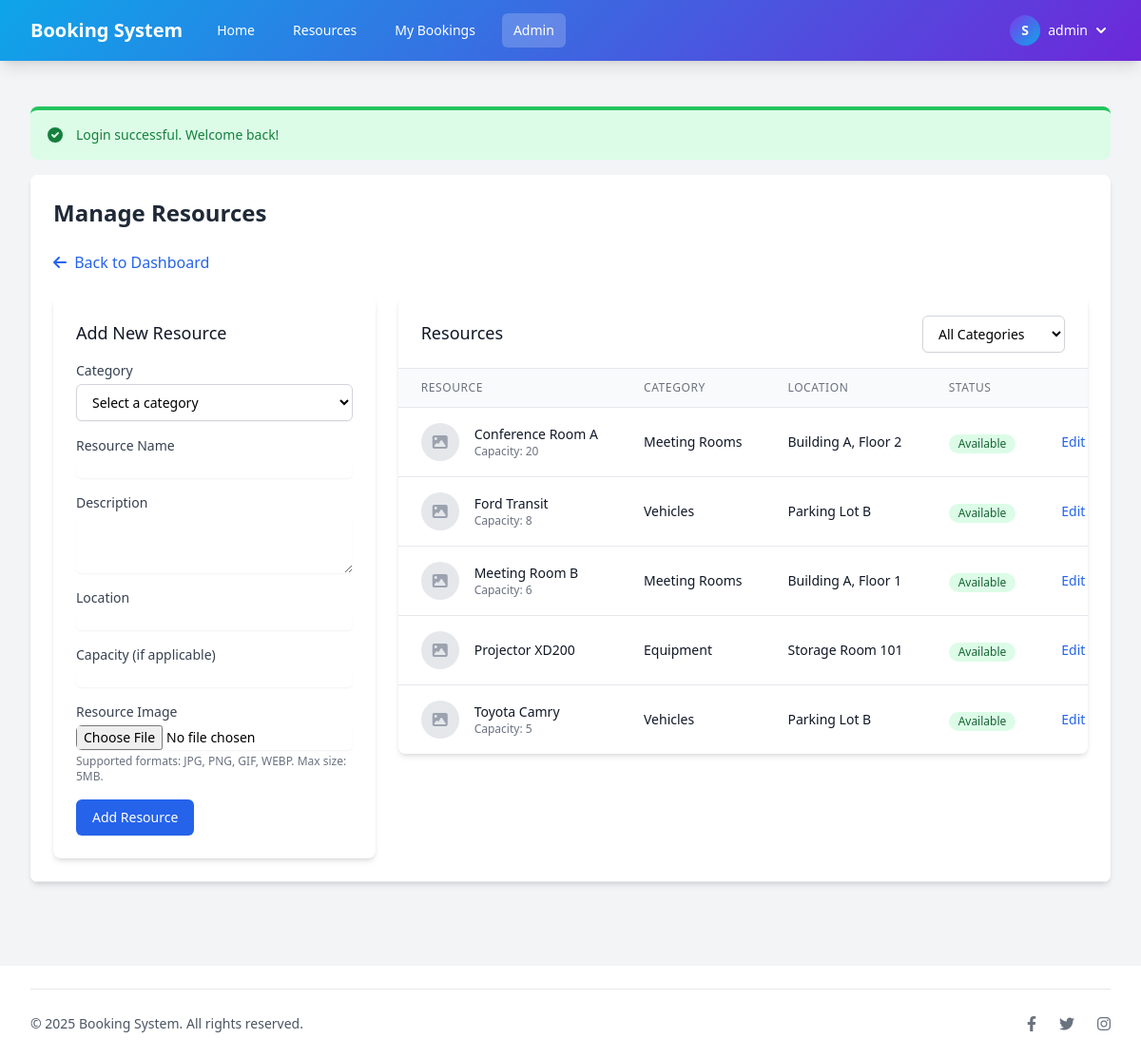
Page /admin/resources.php (signed in) on the committed database.
### tables this page shows
CREATE TABLE IF NOT EXISTS settings (
    id INT AUTO_INCREMENT PRIMARY KEY,
    setting_key VARCHAR(50) NOT NULL UNIQUE,
    setting_value TEXT,
    created_at TIMESTAMP DEFAULT CURRENT_TIMESTAMP,
    updated_at TIMESTAMP DEFAULT CURRENT_TIMESTAMP ON UPDATE CURRENT_TIMESTAMP
);

CREATE TABLE IF NOT EXISTS resources (
    id INT AUTO_INCREMENT PRIMARY KEY,
    category_id INT NOT NULL,
    name VARCHAR(100) NOT NULL,
    description TEXT,
    location VARCHAR(100),
    capacity INT,
    image_path VARCHAR(255) DEFAULT NULL,
    status ENUM('available', 'maintenance', 'inactive') DEFAULT 'available',
    created_at TIMESTAMP DEFAULT CURRENT_TIMESTAMP,
    updated_at TIMESTAMP DEFAULT CURRENT_TIMESTAMP ON UPDATE CURRENT_TIMESTAMP,
    FOREIGN KEY (category_id) REFERENCES resource_categories(id) ON DELETE CASCADE
);

CREATE TABLE IF NOT EXISTS resource_categories (
    id INT AUTO_INCREMENT PRIMARY KEY,
    name VARCHAR(100) NOT NULL,
    description TEXT,
    status ENUM('active', 'inactive') DEFAULT 'active',
    created_at TIMESTAMP DEFAULT CURRENT_TIMESTAMP,
    updated_at TIMESTAMP DEFAULT CURRENT_TIMESTAMP ON UPDATE CURRENT_TIMESTAMP
);

### admin/resources.php (the view, shortened to what the rows shown need)
<?php
require_once '../classes/ResourceManager.php';
$resourceManager = new ResourceManager();
$category_id = isset($_GET['category_id']) ? (int)$_GET['category_id'] : null;
$resources = $resourceManager->getResources($category_id, false);
$page_title = 'Manage Resources';
$active_page = 'admin_resources';
include '../includes/header.php';
?>
<div class="flex flex-col md:flex-row gap-6">
    <div class="w-full md:w-2/3">
        <div class="bg-white overflow-hidden shadow-md rounded-lg">
            <?php if (empty($resources)): ?>
                <div class="p-6 text-center">
                    <p class="text-gray-500">No resources found. Please add a new resource.</p>
                </div>
            <?php else: ?>
                <table class="min-w-full divide-y divide-gray-200">
                    <thead class="bg-gray-50">
                        <tr>
                            <th scope="col" class="px-6 py-3 text-left text-xs font-medium text-gray-500 uppercase tracking-wider">
                                Resource
                            </th>
                            <th scope="col" class="px-6 py-3 text-left text-xs font-medium text-gray-500 uppercase tracking-wider">
                                Category
                            </th>
                            <th scope="col" class="px-6 py-3 text-left text-xs font-medium text-gray-500 uppercase tracking-wider">
                                Location
                            </th>
                            <th scope="col" class="px-6 py-3 text-left text-xs font-medium text-gray-500 uppercase tracking-wider">
                                Status
                            </th>
                            <th scope="col" class="px-6 py-3 text-right text-xs font-medium text-gray-500 uppercase tracking-wider">
                            </th>
                        </tr>
                    </thead>
                    <tbody class="bg-white divide-y divide-gray-200">
                        <?php foreach ($resources as $resource): ?>
                            <tr>
                                <td class="px-6 py-4 whitespace-nowrap">
                                    <div class="flex items-center">
                                        <div class="flex-shrink-0 h-10 w-10">
                                            <?php if (!empty($resource['image_path'])): ?>
                                                <img class="h-10 w-10 rounded-full object-cover" src="<?php echo '../' . $resource['image_path']; ?>" alt="<?php echo $resource['name']; ?>">
                                            <?php else: ?>
                                                <div class="h-10 w-10 rounded-full bg-gray-200 flex items-center justify-center">
                                                    <i class="fas fa-image text-gray-400"></i>
                                                </div>
                                            <?php endif; ?>
                                        </div>
                                        <div class="ml-4">
                                            <div class="text-sm font-medium text-gray-900"><?php echo $resource['name']; ?></div>
                                            <?php if ($resource['capacity']): ?>
                                                <div class="text-xs text-gray-500">Capacity: <?php echo $resource['capacity']; ?></div>
                                            <?php endif; ?>
                                        </div>
                                    </div>
                                </td>
                                <td class="px-6 py-4 whitespace-nowrap">
                                    <div class="text-sm text-gray-900"><?php echo $resource['category_name']; ?></div>
                                </td>
                                <td class="px-6 py-4 whitespace-nowrap">
                                    <div class="text-sm text-gray-900"><?php echo $resource['location']; ?></div>
                                </td>
                                <td class="px-6 py-4 whitespace-nowrap">
                                    <span class="inline-flex items-center px-2.5 py-0.5 rounded-full text-xs font-medium
                                        <?php
                                        switch ($resource['status']) {
                                            case 'available':
                                                echo 'bg-green-100 text-green-800';
                                                break;
                                        }
                                        ?>
                                    ">
                                        <?php echo ucfirst($resource['status']); ?>
                                    </span>
                                </td>
                                <td class="px-6 py-4 whitespace-nowrap text-right text-sm font-medium">
                                    <button type="button" class="text-blue-600 hover:text-blue-900 mr-3"
                                            onclick="openEditModal(<?php echo $resource['id']; ?>, <?php echo $resource['category_id']; ?>, '<?php echo addslashes($resource['name']); ?>', '<?php echo addslashes($resource['description']); ?>', '<?php echo addslashes($resource['location']); ?>', <?php echo $resource['capacity'] ? $resource['capacity'] : 'null'; ?>, '<?php echo $resource['status']; ?>', '<?php echo addslashes($resource['image_path'] ?? ''); ?>')">
                                        Edit
                                    </button>
                                </td>
                            </tr>
                        <?php endforeach; ?>
                    </tbody>
                </table>
            <?php endif; ?>
        </div>
    </div>
</div>
<?php include '../includes/footer.php'; ?>

### includes/header.php (shortened to what the rows shown need)
<?php
$conn = getDbConnection();
$site_name = 'Booking System';
try {
    $result = $conn->query("SELECT setting_value FROM settings WHERE setting_key = 'site_name'");
    if ($result && $result->num_rows > 0) {
        $site_name = $result->fetch_assoc()['setting_value'];
    }
} catch (Exception $e) {
}
$is_admin_section = strpos($active_page, 'admin_') === 0;
$base_path = $is_admin_section ? '../' : '';
?>
<!DOCTYPE html>
<html lang="en">
<head>
    <script src="https://cdn.tailwindcss.com"></script>
    <link rel="stylesheet" href="https://cdnjs.cloudflare.com/ajax/libs/font-awesome/6.2.0/css/all.min.css">
    <link rel="stylesheet" href="https://cdn.jsdelivr.net/npm/flatpickr/dist/flatpickr.min.css">
</head>
<body class="bg-gray-100 min-h-screen">
    <nav class="bg-gradient-primary shadow-lg">
        <div class="max-w-7xl mx-auto px-4 sm:px-6 lg:px-8">
            <div class="flex justify-between h-16">
                <div class="flex">
                    <div class="flex-shrink-0 flex items-center">
                        <a href="<?php echo $base_path; ?>index.php" class="text-white text-xl font-bold">
                            <?php echo $site_name; ?>
                        </a>
                    </div>
                </div>
            </div>
        </div>
    </nav>
    <main class="max-w-7xl mx-auto py-6 sm:px-6 lg:px-8">
        <div class="px-4 py-6 sm:px-0">
            <div class="bg-white overflow-hidden shadow-md sm:rounded-lg">
                <div class="p-6 bg-white border-b border-gray-200">
                    <h1 class="text-2xl font-bold text-gray-800 mb-6"><?php echo $page_title; ?></h1>

### rows in the picture
settings: setting_value "Booking System"
resources: name "Conference Room A", capacity "20", category.name "Meeting Rooms", location "Building A, Floor 2", status "Available"
resources: name "Ford Transit", capacity "8", category.name "Vehicles", location "Parking Lot B", status "Available"
resources: name "Meeting Room B", capacity "6", category.name "Meeting Rooms", location "Building A, Floor 1", status "Available"
resources: name "Projector XD200", category.name "Equipment", location "Storage Room 101", status "Available"
resources: name "Toyota Camry", capacity "5", category.name "Vehicles", location "Parking Lot B", status "Available"

### other values in the picture
substr($_SESSION['full_name'], 0, 1) "S"
$_SESSION['username'] "admin"
$message "Login successful. Welcome back!"
$page_title "Manage Resources"
